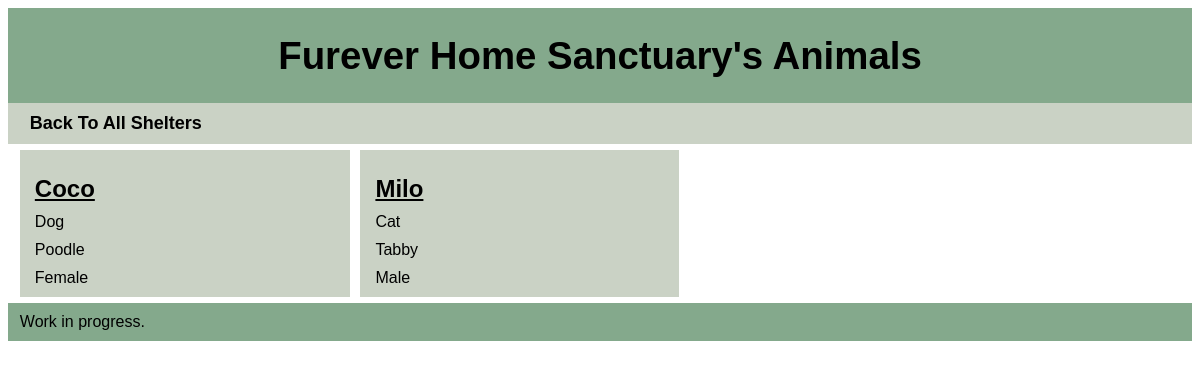
The page /home/5 on the database as committed earlier.
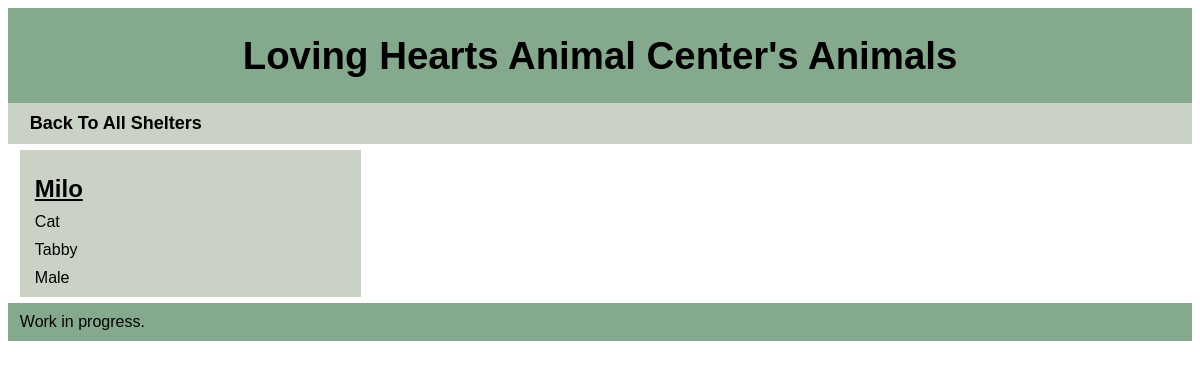
The same page on the database as committed later.
### tables this page shows
CREATE TABLE Shelter (
        shelter_id INTEGER PRIMARY KEY AUTOINCREMENT,
        name TEXT NOT NULL,
        email TEXT NOT NULL,
        phone TEXT NOT NULL,
        street1 TEXT NOT NULL,
        street2 TEXT,
        city TEXT NOT NULL,
        state TEXT NOT NULL,
        zip TEXT NOT NULL,
        account_id INTEGER,
        date_shelter_added TEXT,
        no_kill BOOLEAN NOT NULL,
        max_dogs INTEGER NOT NULL,
        max_cats INTEGER NOT NULL,
        dogs BOOLEAN NOT NULL,
        cats BOOLEAN NOT NULL,
        shelterPasscode INTEGER NOT NULL,
        FOREIGN KEY (account_id) REFERENCES Account(account_id)
    );

CREATE TABLE Animal (
        animal_id INTEGER PRIMARY KEY AUTOINCREMENT,
        shelter_id INTEGER,
        name TEXT NOT NULL,
        type TEXT NOT NULL,
        breed TEXT NOT NULL,
        sex TEXT NOT NULL,
        foster INTEGER NOT NULL,
        adopt INTEGER NOT NULL,
        status TEXT NOT NULL,
        date_time_arrived TEXT NOT NULL,
        chipped BOOLEAN NOT NULL,
        date_last_vet_visit TEXT NOT NULL,
        vaccines BOOLEAN NOT NULL,
        spayed_neutered BOOLEAN NOT NULL,
        FOREIGN KEY (shelter_id) REFERENCES Shelter(shelter_id)
    );

### app/api.py (the view)
@app.route("/<int:shelterID>", methods = ['GET'])
@app.route("/home/<int:shelterID>", methods = ['GET'])
def main(shelterID = 0):
    conn = sqlite3.connect(DATABASE)
    conn.row_factory = sqlite3.Row
    cursor = conn.cursor()
    shelter = cursor.execute(('SELECT name FROM Shelter WHERE shelter_id = ?'), (shelterID,)).fetchone()
    animals = cursor.execute(('SELECT animal_id, name, type, breed, sex FROM Animal WHERE shelter_id = ?'), (shelterID,)).fetchall()
    conn.close()
    if not shelter:
        return render_template('home.html', animals = animals, loggedIn = current_user.is_authenticated)
    return render_template('home.html', animals = animals, shelter = shelter, loggedIn = current_user.is_authenticated)

### app/templates/home.html (shortened to what this page needs)
<!doctype html>
<html>
<head>
    <link rel="stylesheet" type="text/css" href="{{ url_for('static', filename='style.css') }}">
</head>
<body>
    <div id="container">
        <header>
            <h1>{{ shelter['name'] }}'s Animals</h1>
        </header>
        <nav id="navbar">
            <a href = "/index">Back To All Shelters</a>
        </nav>
        <main>
            {% if animals %}
            <div id = "grid">
                {% for animal in animals %}
                    <a href="/animal/{{ shelter['shelter_id'] }}/{{ animal['animal_id'] }}">
                        <h2>{{ animal['name'] }}</h2>
                        <p>{{ animal['type'] }}</p>
                        <p>{{ animal['breed'] }}</p>
                        <p>{{ animal['sex'] }}</p>
                    </a>
                {% endfor %}
            </div>
            {% endif %}
        </main>
        <footer>Work in progress.</footer>
    </div>
</body>
</html>

Rows that differ between the two databases and show on the page:
removed Animal: name "Coco", type "Dog", breed "Poodle", sex "Female"
changed Shelter: name "Furever Home Sanctuary" → "Loving Hearts Animal Center"
